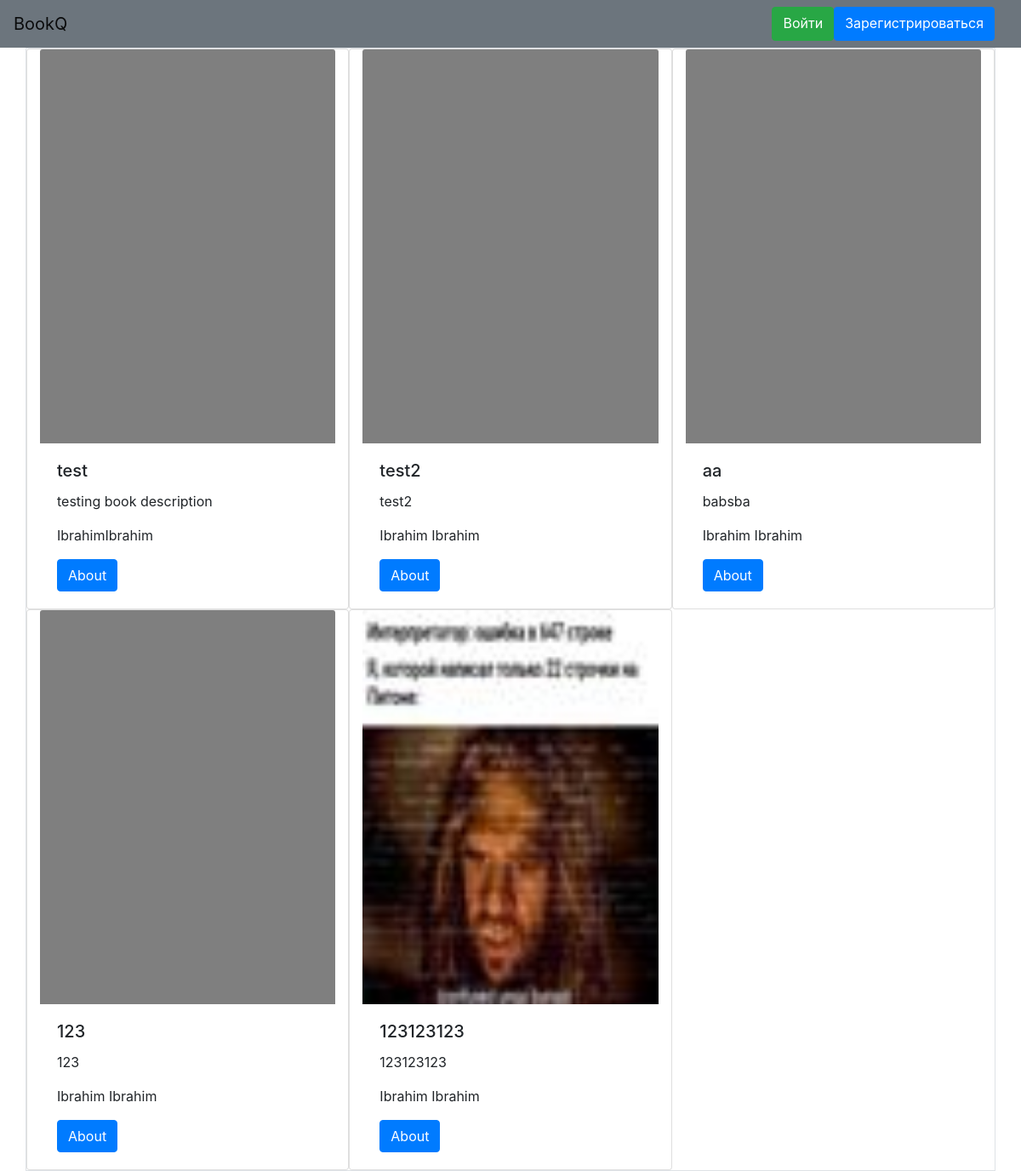
The page / on the database its author committed.
### data/books.py (models this page shows)
class Book(SqlAlchemyBase, SerializerMixin):
    __tablename__ = 'books'
    id = sqlalchemy.Column(sqlalchemy.Integer, primary_key=True, autoincrement=True)
    title = sqlalchemy.Column(sqlalchemy.String, index=True)
    description = sqlalchemy.Column(sqlalchemy.String, nullable=True)
    image_path = sqlalchemy.Column(sqlalchemy.String, default='img/placeholder.png')
    file_path = sqlalchemy.Column(sqlalchemy.String, nullable=True)
    price = sqlalchemy.Column(sqlalchemy.Integer, default=0)
    release_date = sqlalchemy.Column(sqlalchemy.Date, default=datetime.datetime.now().date())
    author_name = sqlalchemy.Column(sqlalchemy.String, nullable=True)
    author_id = sqlalchemy.Column(sqlalchemy.Integer, sqlalchemy.ForeignKey('authors.id'), nullable=True)
    author = orm.relation('Author', back_populates='books')

### main.py (the view)
@app.route('/')
def main_page():
    session = db_session.create_session()
    books = session.query(Book).all()
    return render_template('index.html', books=books)

### data/db_session.py (called while the page is built)
def create_session() -> Session:
    global __factory
    return __factory()

### templates/index.html (shortened to what this page needs)
{% extends "base.html" %}
{% block content %}
<div class="container-fluid" style="padding: 0 !important">
    <div class="row justify-content-start border">
        {% for item in books %}
                <div class="col-sm-4 card" style="width: 18rem;">
                    <a href="/view_book/{{ item.id }}"><img src="/static/{{ item.image_path }}" class="card-img-top" alt="Image Not Found" onerror=this.src="/static/img/placeholder.png"></a>
                    <div class="card-body">
                        <h5 class="card-title">{{ item.title }}</h5>
                        <p class="card-text">{{ item.description }}</p>
                        <p class="card-text">{{ item.author_name }}</p>
                        <a href="/view_book/{{ item.id }}" class="btn btn-primary">About</a>
                    </div>
                </div>
        {% endfor %}
    </div>
</div>
{% endblock %}

### templates/base.html (shortened to what this page needs)
<!doctype html>
<html lang="en">
<head>
    <link rel="stylesheet"
          href="https://stackpath.bootstrapcdn.com/bootstrap/4.4.1/css/bootstrap.min.css"
>
</head>
<body>
<header>
    <nav class="navbar navbar-light bg-secondary">
        <div class="container-fluid" style="padding: 0 !important">
            <div class="row" style="width:100%">
                <a class="navbar-brand col-auto" href="/">BookQ</a>
                {% if current_user.is_authenticated %}
                    <a class="navbar-brand col-auto" href="/book">Add Book</a>
                    <div class="col"></div>
                    <a class="btn btn-warning col-auto" href="/user_page/{{ current_user.id }}">{{ current_user.username }}</a>
                    <a class="btn btn-danger col-auto" href="/logout">Выйти</a>
                {% else %}
                    <div class="col"></div>
                    <a class="btn btn-success col-auto" href="/login">Войти</a>
                    <a class="btn btn-primary col-auto" href="/register">Зарегистрироваться</a>
                {% endif %}
            </div>
        </div>
    </nav>
</header>
<main role="main" class="container">
    {% block content %}{% endblock %}
</main>
</body>
</html>

### rows shown on the page
Book: title "test", description "testing book description", author_name "IbrahimIbrahim"
Book: title "test2", description "test2", author_name "Ibrahim Ibrahim"
Book: title "aa", description "babsba", author_name "Ibrahim Ibrahim"
Book: title "123", description "123", author_name "Ibrahim Ibrahim"
Book: image_path (picture), title "123123123", description "123123123", author_name "Ibrahim Ibrahim"
